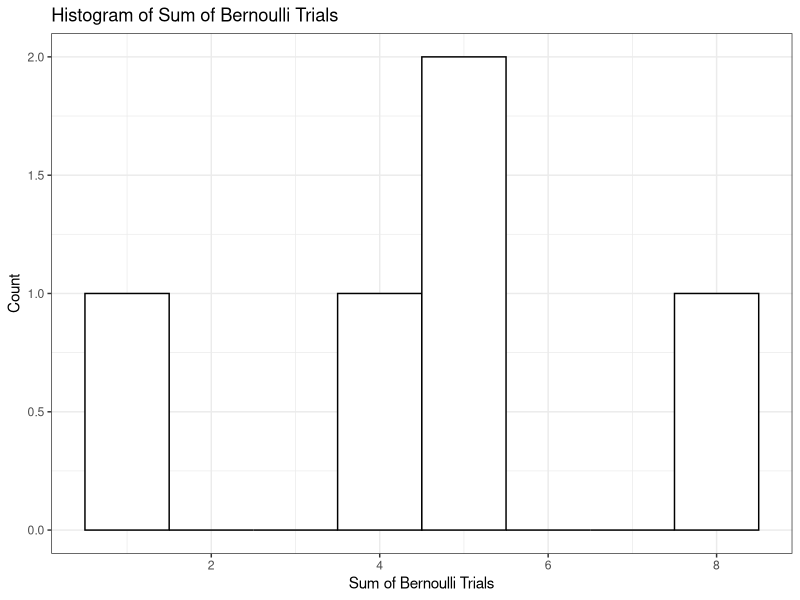
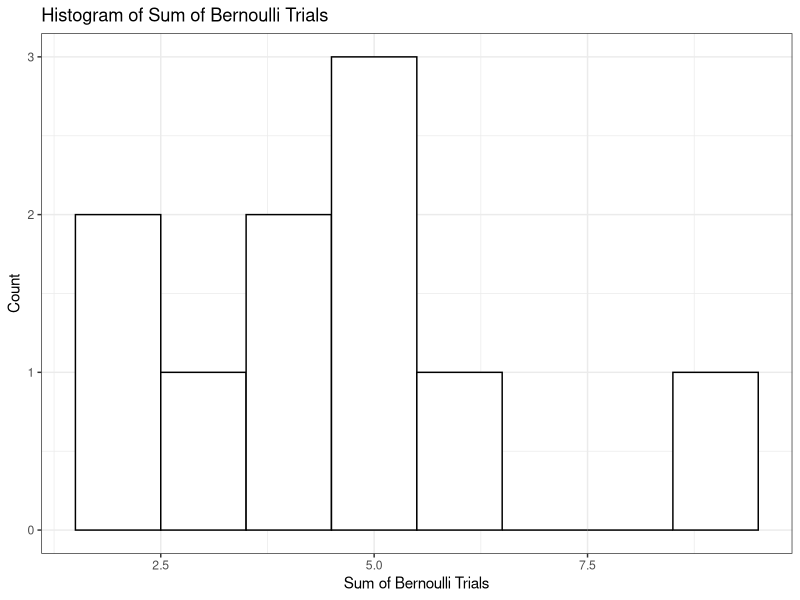
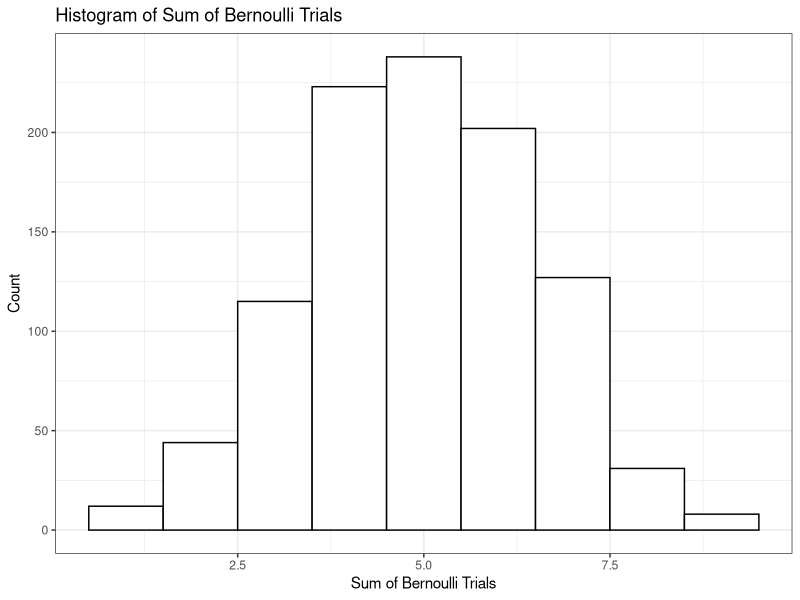
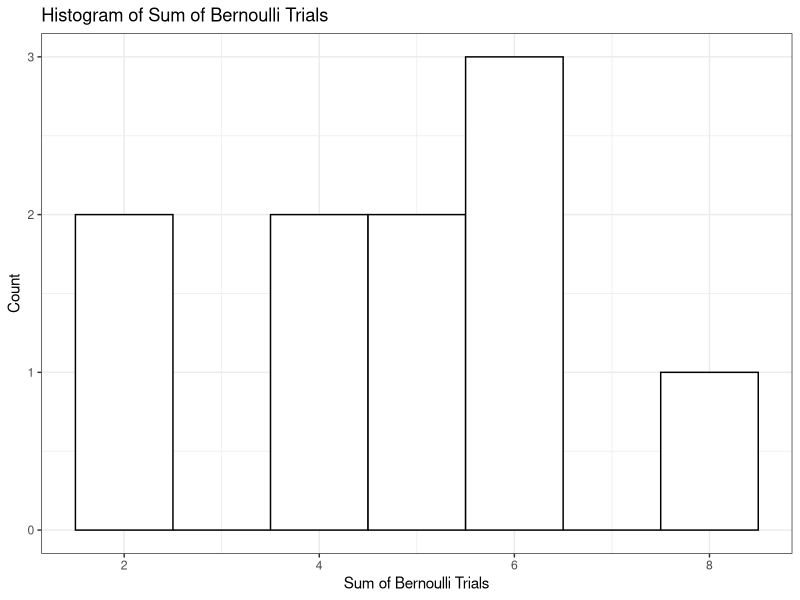
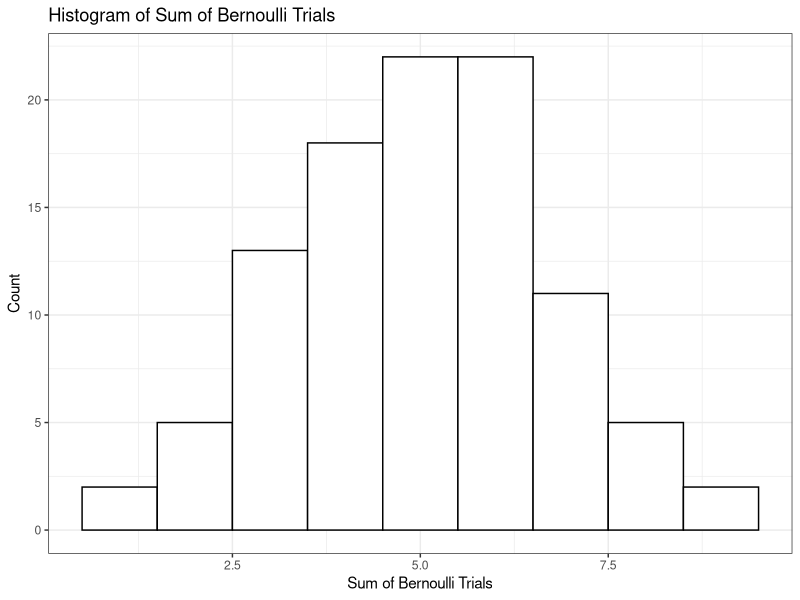
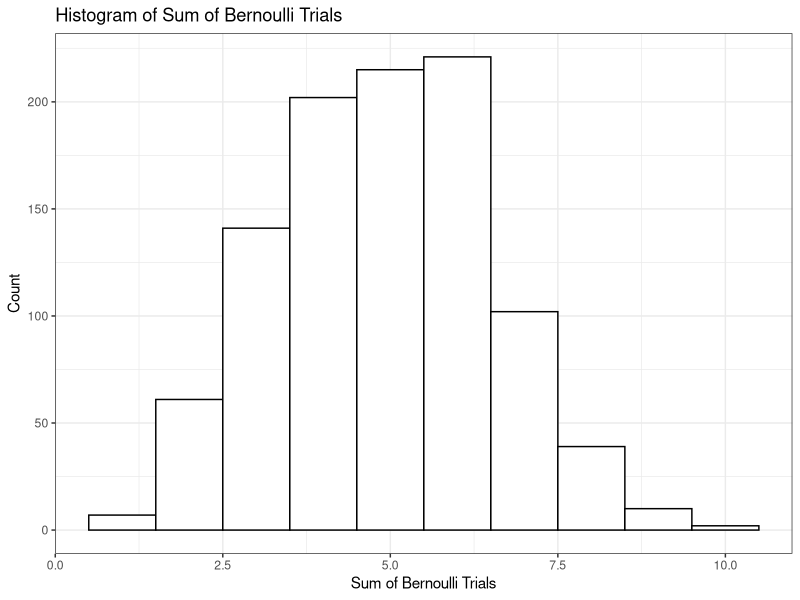
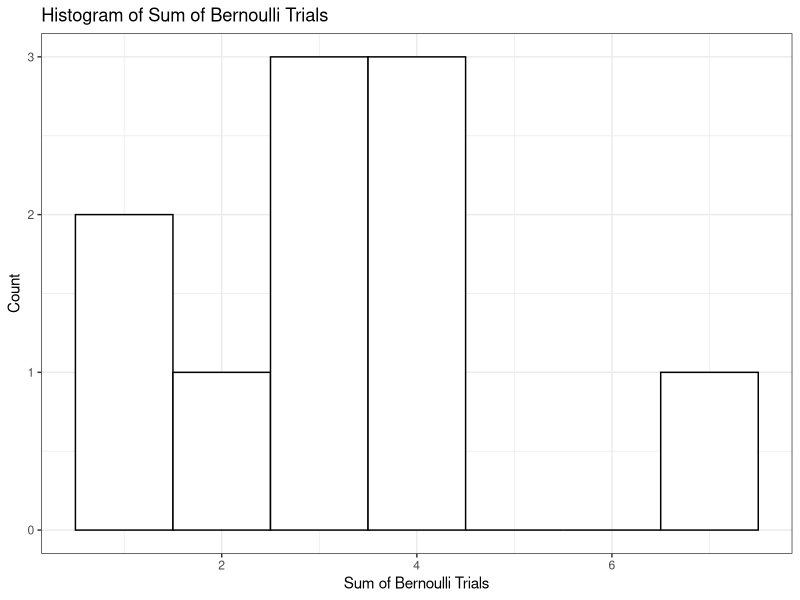
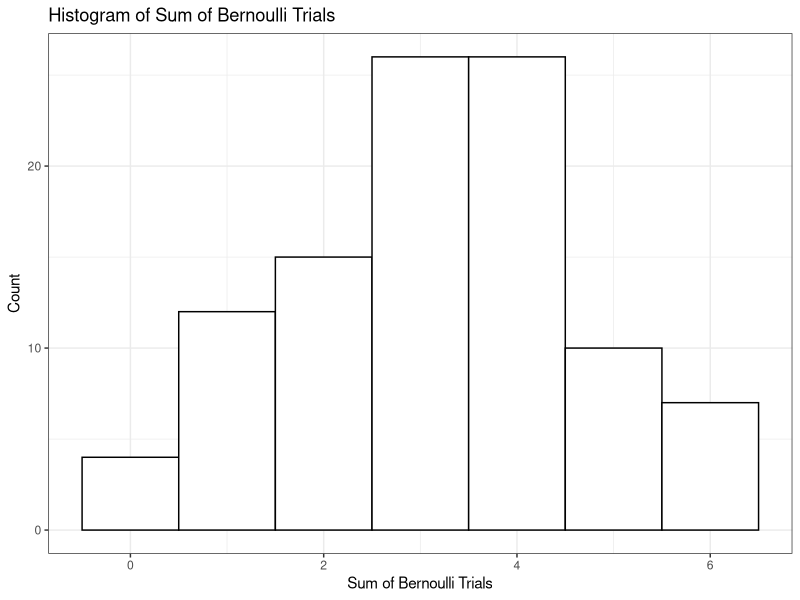

Reproduce these figures in R, in order.
## ---- chunk 1
library(ggplot2)
library(tidyverse)
# 设置随机数种子，确保结果可重复
set.seed(123)

bernoulli <- function(n, p) {
  # n: 试验次数
  # p: 事件发生概率
  x <- rbinom(n, 1, p) # 生成服从二项分布的随机数
  return(x)
}
# 输出结果
x = bernoulli(10,0.5)
x
## ---- chunk 2
result <- data.frame()  # 创建一个空的 dataframe
n <- 10
p <- 0.5
nexp <- 5
for(i in c(1:nexp)){
  temp_df <- data.frame(t(matrix(bernoulli(n, p))))
  result <- bind_rows(result, temp_df)  # 将当前迭代的结果添加到总结果 dataframe 中
}

result$heads <- rowSums(result[,1:n])
result$tails <- n-result$heads
result
## ---- chunk 3
ggplot(result, aes(x = heads)) + 
  geom_histogram(binwidth = 1, color = "black", fill = "white") + 
  labs(title = "Histogram of Sum of Bernoulli Trials", 
       x = "Sum of Bernoulli Trials", 
       y = "Count")+
  theme_bw()
## ---- chunk 4
result <- data.frame()  # 创建一个空的 dataframe
n <- 10
p <- 0.5
nexp <- 10
for(i in c(1:nexp)){
  temp_df <- data.frame(t(matrix(bernoulli(n, p))))
  result <- bind_rows(result, temp_df)  # 将当前迭代的结果添加到总结果 dataframe 中
}

result$heads <- rowSums(result[,1:n])
result$tails <- n-result$heads
result
## ---- chunk 5
ggplot(result, aes(x = heads)) + 
  geom_histogram(binwidth = 1, color = "black", fill = "white") + 
  labs(title = "Histogram of Sum of Bernoulli Trials", 
       x = "Sum of Bernoulli Trials", 
       y = "Count")+
  theme_bw()
## ---- chunk 6
result <- data.frame()  # 创建一个空的 dataframe
n <- 10
p <- 0.5
nexp <- 1000
for(i in c(1:nexp)){
  temp_df <- data.frame(t(matrix(bernoulli(n, p))))
  result <- bind_rows(result, temp_df)  # 将当前迭代的结果添加到总结果 dataframe 中
}

result$heads <- rowSums(result[,1:n])
result$tails <- n-result$heads
result
## ---- chunk 7
ggplot(result, aes(x = heads)) + 
  geom_histogram(binwidth = 1, color = "black", fill = "white") + 
  labs(title = "Histogram of Sum of Bernoulli Trials", 
       x = "Sum of Bernoulli Trials", 
       y = "Count")+
  theme_bw()
## ---- chunk 8
result <- data.frame()  # 创建一个空的 dataframe
n <- 10
p <- 0.5
nexp <- 10
for(i in c(1:nexp)){
  temp_df <- data.frame(t(matrix(bernoulli(n, p))))
  result <- bind_rows(result, temp_df)  # 将当前迭代的结果添加到总结果 dataframe 中
}

result$heads <- rowSums(result[,1:n])
result$tails <- n-result$heads


ggplot(result, aes(x = heads)) + 
  geom_histogram(binwidth = 1, color = "black", fill = "white") + 
  labs(title = "Histogram of Sum of Bernoulli Trials", 
       x = "Sum of Bernoulli Trials", 
       y = "Count")+
  theme_bw()
print(paste("平均数为",mean(result$heads)))
print(paste("标准差为",sd(result$heads)))
## ---- chunk 9
result <- data.frame()  # 创建一个空的 dataframe
n <- 10
p <- 0.5
nexp <- 100
for(i in c(1:nexp)){
  temp_df <- data.frame(t(matrix(bernoulli(n, p))))
  result <- bind_rows(result, temp_df)  # 将当前迭代的结果添加到总结果 dataframe 中
}

result$heads <- rowSums(result[,1:n])
result$tails <- n-result$heads


ggplot(result, aes(x = heads)) + 
  geom_histogram(binwidth = 1, color = "black", fill = "white") + 
  labs(title = "Histogram of Sum of Bernoulli Trials", 
       x = "Sum of Bernoulli Trials", 
       y = "Count")+
  theme_bw()
print(paste("平均数为",mean(result$heads)))
print(paste("标准差为",sd(result$heads)))

## ---- chunk 10
result <- data.frame()  # 创建一个空的 dataframe
n <- 10
p <- 0.5
nexp <- 1000
for(i in c(1:nexp)){
  temp_df <- data.frame(t(matrix(bernoulli(n, p))))
  result <- bind_rows(result, temp_df)  # 将当前迭代的结果添加到总结果 dataframe 中
}

result$heads <- rowSums(result[,1:n])
result$tails <- n-result$heads

ggplot(result, aes(x = heads)) + 
  geom_histogram(binwidth = 1, color = "black", fill = "white") + 
  labs(title = "Histogram of Sum of Bernoulli Trials", 
       x = "Sum of Bernoulli Trials", 
       y = "Count")+
  theme_bw()
print(paste("平均数为",mean(result$heads)))
print(paste("标准差为",sd(result$heads)))

## ---- chunk 11

result <- data.frame()  # 创建一个空的 dataframe
n <- 10
p <- 0.3
nexp <- 10
for(i in c(1:nexp)){
  temp_df <- data.frame(t(matrix(bernoulli(n, p))))
  result <- bind_rows(result, temp_df)  # 将当前迭代的结果添加到总结果 dataframe 中
}
result$heads <- rowSums(result[,1:n])
result$tails <- n-result$heads

ggplot(result, aes(x = heads)) + 
  geom_histogram(binwidth = 1, color = "black", fill = "white") + 
  labs(title = "Histogram of Sum of Bernoulli Trials", 
       x = "Sum of Bernoulli Trials", 
       y = "Count")+
  theme_bw()
print(paste("平均数为",mean(result$heads)))
print(paste("标准差为",sd(result$heads)))
## ---- chunk 12

result <- data.frame()  # 创建一个空的 dataframe
n <- 10
p <- 0.3
nexp <- 100
for(i in c(1:nexp)){
  temp_df <- data.frame(t(matrix(bernoulli(n, p))))
  result <- bind_rows(result, temp_df)  # 将当前迭代的结果添加到总结果 dataframe 中
}

result$heads <- rowSums(result[,1:n])
result$tails <- n-result$heads


ggplot(result, aes(x = heads)) + 
  geom_histogram(binwidth = 1, color = "black", fill = "white") + 
  labs(title = "Histogram of Sum of Bernoulli Trials", 
       x = "Sum of Bernoulli Trials", 
       y = "Count")+
  theme_bw()
print(paste("平均数为",mean(result$heads)))
print(paste("标准差为",sd(result$heads)))

## ---- chunk 13
result <- data.frame()  # 创建一个空的 dataframe
n <- 10
p <- 0.3
nexp <- 1000
for(i in c(1:nexp)){
  temp_df <- data.frame(t(matrix(bernoulli(n, p))))
  result <- bind_rows(result, temp_df)  # 将当前迭代的结果添加到总结果 dataframe 中
}

result$heads <- rowSums(result[,1:n])
result$tails <- n-result$heads

ggplot(result, aes(x = heads)) + 
  geom_histogram(binwidth = 1, color = "black", fill = "white") + 
  labs(title = "Histogram of Sum of Bernoulli Trials", 
       x = "Sum of Bernoulli Trials", 
       y = "Count")+
  theme_bw()
print(paste("平均数为",mean(result$heads)))
print(paste("标准差为",sd(result$heads)))


## ---- chunk 14
# 定义似然函数
likelihood <- function(p) {
  choose(10, 3) * p^3 * (1-p)^7
}

# 在0到1的范围内生成100个等距的概率值，并计算每个概率值的似然值
p_values <- seq(0, 1, length.out = 100)
likelihood_values <- sapply(p_values, likelihood)

# 将概率值和似然值组成数据框
df <- data.frame(p = p_values, likelihood = likelihood_values)

# 绘制似然函数折线图
ggplot(df, aes(x = p, y = likelihood)) +
  geom_line() +
  xlab("p") +
  ylab("Likelihood") +
  ggtitle("Likelihood Function for p with r = 3 and n = 10")+
  theme_bw()
## ---- chunk 15
likelihood <- function(p) {
  choose(10, 3) * p^3 * (1-p)^7
}

# 在0到1的范围内生成100个等距的概率值，并计算每个概率值的似然值
p_values <- seq(0, 1, length.out = 100)
likelihood_values <- sapply(p_values, likelihood)

# 将概率值和似然值组成数据框
df <- data.frame(p = p_values, likelihood = likelihood_values)

# 绘制似然函数折线图
ggplot(df, aes(x = p, y = likelihood)) +
  geom_line() +
  xlab("p") +
  ylab("Likelihood") +
  ggtitle("Likelihood Function for p with r = 3 and n = 10")+
  theme_bw()

## ---- chunk 16
likelihood <- function(p) {
  choose(100, 30) * p^3 * (1-p)^7
}

# 在0到1的范围内生成100个等距的概率值，并计算每个概率值的似然值
p_values <- seq(0, 1, length.out = 100)
likelihood_values <- sapply(p_values, likelihood)

# 将概率值和似然值组成数据框
df <- data.frame(p = p_values, likelihood = likelihood_values)

# 绘制似然函数折线图
ggplot(df, aes(x = p, y = likelihood)) +
  geom_line() +
  xlab("p") +
  ylab("Likelihood") +
  ggtitle("Likelihood Function for p with r = 30 and n = 100")+
  theme_bw()

